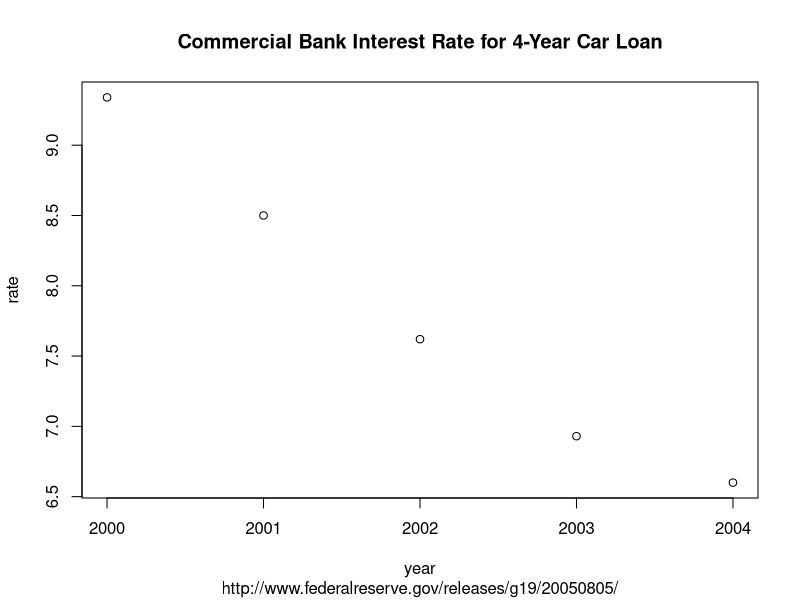

Write R code to recreate this figure. (Note: this script raises an error after producing the figure.)
year <- c(2000 ,   2001  ,  2002  ,  2003 ,   2004)
rate <- c(9.34 ,   8.50  ,  7.62  ,  6.93  ,  6.60)

plot(year, rate, 
     main="Commercial Bank Interest Rate for 4-Year Car Loan", 
     sub="http://www.federalreserve.gov/releases/g19/20050805/")
abline(fit)
cor(year, rate)

#finding the LSRL
fit <- lm(rate ~ year)
fit
summary(fit)
attributes(fit)
fit$coefficients
fit$coefficients[1] #title as well
fit$coefficients[[1]] #just the value
interestRateEst = fit$coefficients[[2]]*2015 + fit$coefficients[[1]]

# Residuals, method 1
residuals <- rate - interestRateEst
plot(year, residuals)
#method 2
residuals(fit)
#method 3
fit$residuals
plot(year, fit$residuals)

